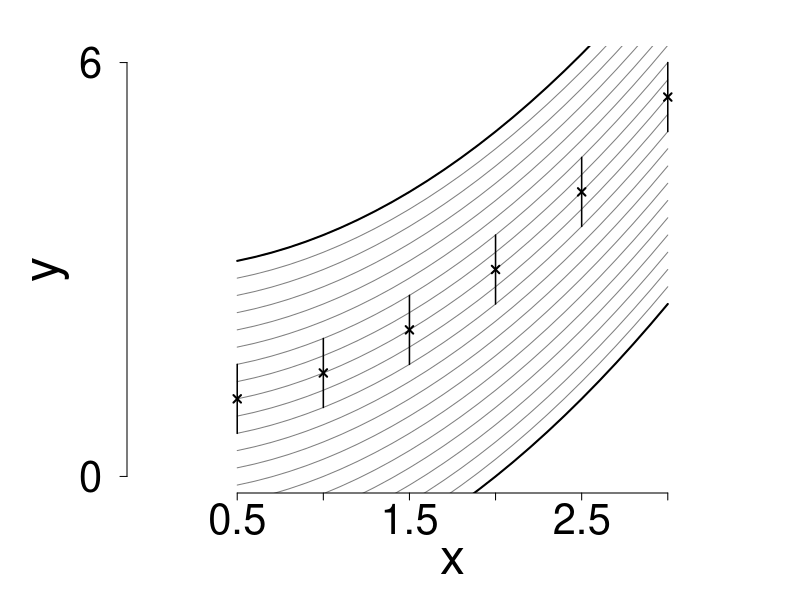

Write the R code that produced this figure. (Note: this script raises an error after producing the figure.)
#
# title     : plotIllustrateBias.R
# purpose   : R script to create an illustration of a Bias model.
# author    : WD41, LRS/EPFL/PSI
# date      : Sept. 2017
#
# Custom Function -------------------------------------------------------------
y_model <- function(x, theta)
{
  return(0.5 * x^2 + theta)
}
y_model_bias <- function(x, theta)
{
  return(0.35 * x^1.85 - 0.5 + theta)
}

# Global variables ------------------------------------------------------------
otpfullnames <- c("./figures/plotIllustrateBias_1.pdf",
                  "./figures/plotIllustrateBias_2.pdf")

# Graphic Parameters
fig_size <- c(7, 7)                     # width, height
margin <- c(5.25, 6.25, 2.2, 1) + 0.1   # canvas margin (bot, left, top, right)
cex_axis <- 2.5     # Axis marker size
cex_lab  <- 3.0     # Axis label size
cex_main <- 3.0     # Main title size
cex_ann  <- 2.0     # Annotation text
tck_len  <- -0.35   # Tick length
leg_cex <- 2.0      # Legend size
cex_lab_shift <- 1.25   # Shift of the axis label from the axis
cex_ttl_shift <- 3.25   # Shift of the axis title from the axis

# Set up case -----------------------------------------------------------------
x <- c(0.5, 1.0, 1.5, 2.0, 2.5, 3.0)
y_true <- 0.5 * x^2 + 1

# Make the plot, unbiased case ------------------------------------------------
pdf(otpfullnames[1], family = "CM Roman",
    width = fig_size[1], height = fig_size[2])
par(mfrow = c(1, 1), mar = margin, las = 1, oma = c(0, 0, 0, 0), bty = "l")
plot(0, 0, type = "n",
     xlim = c(0.0, 3.5), ylim = c(0, 6),
     axes = FALSE,
     ylab = "", xlab = "",
     xaxt = "n", yaxt = "n")

points(x, y_true, pch = 4, lwd = 2)

# Add error bar
for (i in 1:length(x))
{
  segments(x[i], y_true[i] - 0.5, x[i], y_true[i] + 0.5, lwd = 1.5)
}

# Add model
lines(seq(0.5, 3.0, by = 0.1), y_model(seq(0.5, 3.0, by = 0.1), -2.0), lwd = 2)
lines(seq(0.5, 3.0, by = 0.1), y_model(seq(0.5, 3.0, by = 0.1), +3.0), lwd = 2)
for (i in seq(-2, 3.0, by = 0.25))
{
  lines(seq(0.5, 3.0, by = 0.1), y_model(seq(0.5, 3.0, by = 0.1), i), col = rgb(0, 0, 0, 0.5))
}

# Set Axis, Ticks and Labels
# x-axis
axis(side = 1, at = x, mgp = c(3, cex_lab_shift, 0),
     tcl = -0.35, cex.axis = cex_axis)
title(xlab = "x", mgp = c(cex_ttl_shift, 0, 0), cex.lab = cex_lab)
# y-axis
axis(side = 2, at = c(0, 6), mgp = c(3, cex_lab_shift, 0), tcl = -0.35,
     cex.axis = cex_axis)
title(ylab = "y", mgp = c(cex_ttl_shift, 0, 0), cex.lab = cex_lab)

# Save the plot
dev.off()
embed_fonts(otpfullnames[1], outfile = otpfullnames[1])

# Make the plot, biased case --------------------------------------------------
pdf(otpfullnames[2], family = "CM Roman",
    width = fig_size[1], height = fig_size[2])
par(mfrow = c(1, 1), mar = margin, las = 1, oma = c(0, 0, 0, 0), bty = "l")
plot(0, 0, type = "n",
     xlim = c(0.0, 3.5), ylim = c(0, 6),
     axes = FALSE,
     ylab = "", xlab = "",
     xaxt = "n", yaxt = "n")

points(x, y_true, pch = 4, lwd = 2)

# Add error bar
for (i in 1:length(x))
{
  segments(x[i], y_true[i] - 0.5, x[i], y_true[i] + 0.5, lwd = 1.5)
}

lines(seq(0.5, 3.0, by = 0.1), y_model_bias(seq(0.5, 3.0, by = 0.1), -2.0), lwd = 2)
lines(seq(0.5, 3.0, by = 0.1), y_model_bias(seq(0.5, 3.0, by = 0.1), +3.0), lwd = 2)
for (i in seq(-2, 3.0, by = 0.25))
{
  lines(seq(0.5, 3.0, by = 0.1), y_model_bias(seq(0.5, 3.0, by = 0.1), i), col = rgb(0, 0, 0, 0.5))
}

# Set Axis, Ticks and Labels
# x-axis
axis(side = 1, at = x, mgp = c(3, cex_lab_shift, 0),
     tcl = -0.35, cex.axis = cex_axis)
title(xlab = "x", mgp = c(cex_ttl_shift, 0, 0), cex.lab = cex_lab)
# y-axis
axis(side = 2, at = c(0, 6), mgp = c(3, cex_lab_shift, 0), tcl = -0.35,
     cex.axis = cex_axis)
title(ylab = "y", mgp = c(cex_ttl_shift, 0, 0), cex.lab = cex_lab)

# Save the plot
dev.off()
embed_fonts(otpfullnames[2], outfile = otpfullnames[2])